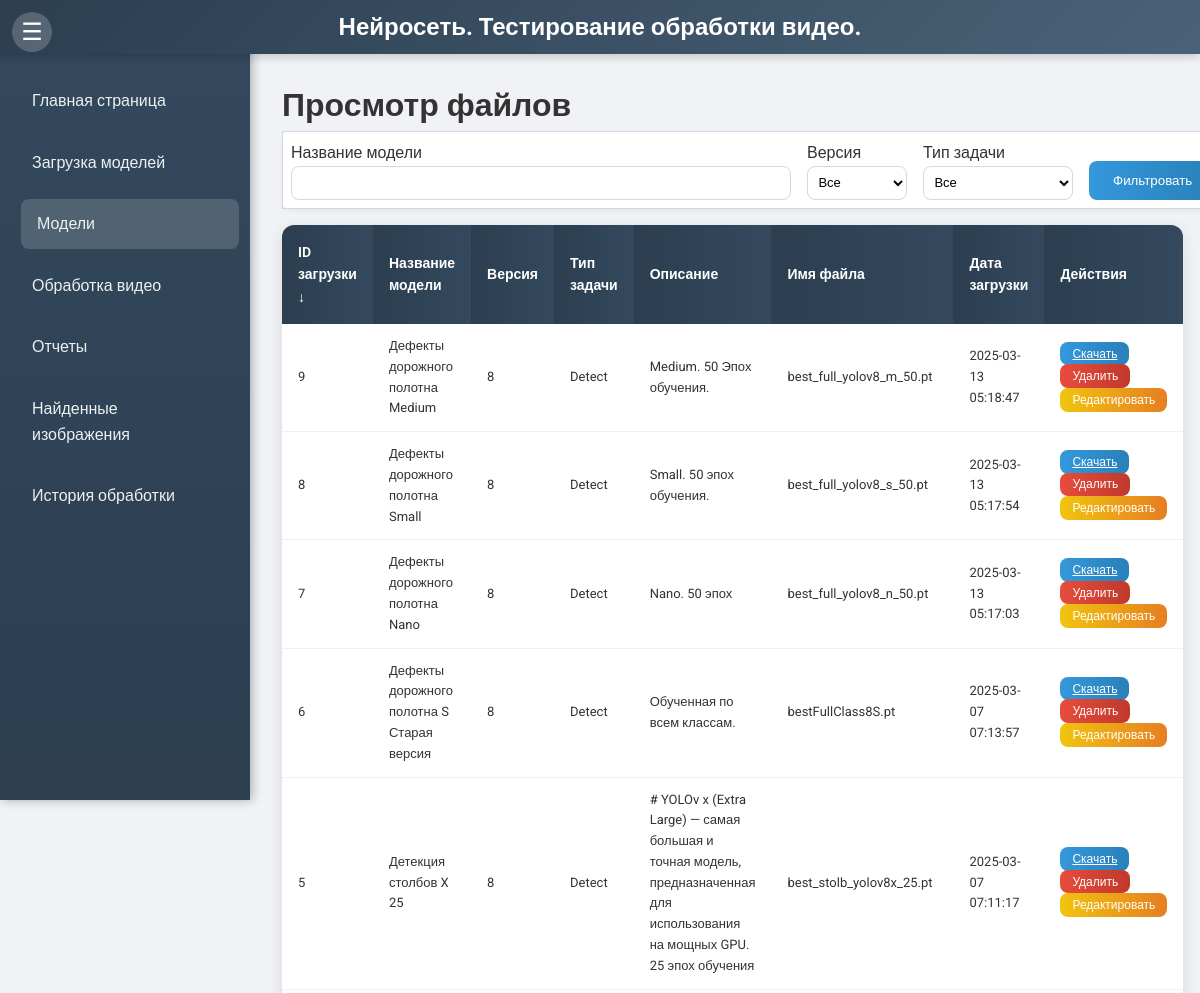
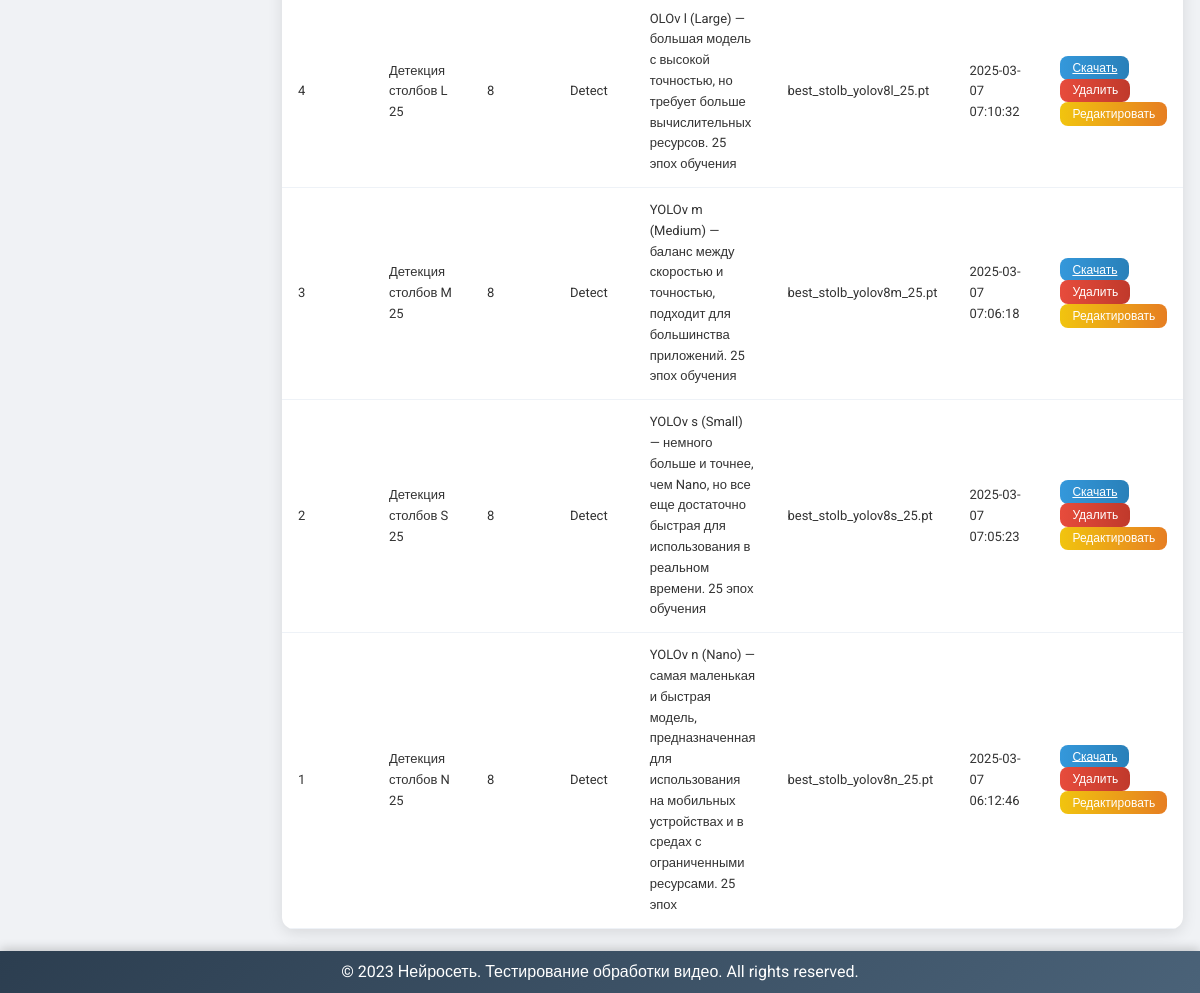
Screenshot of /view?sort_by=id&sort_dir=desc with the database file from the repository (2 pictures, top to bottom).
### models.py (models this page shows)
class UploadedFile(db.Model):
    id = db.Column(db.Integer, primary_key=True)
    model_name = db.Column(db.String(255), nullable=False)
    version = db.Column(db.String(10), nullable=False)
    task_type = db.Column(db.String(50), nullable=False)
    description = db.Column(db.Text, nullable=False)
    file_path = db.Column(db.String(255), nullable=False)
    original_filename = db.Column(db.String(255), nullable=False)
    filename_without_guid = db.Column(db.String(255), nullable=False)
    upload_datetime = db.Column(db.DateTime, default=datetime.utcnow)

### app.py (the view)
@app.route('/view', methods=['GET'])
def view_files():
    model_name = request.args.get('model_name')
    version = request.args.get('version')
    task_type = request.args.get('task_type')
    sort_by = request.args.get('sort_by', 'upload_datetime')
    sort_dir = request.args.get('sort_dir', 'desc')
    query = UploadedFile.query
    if model_name:
        query = query.filter(UploadedFile.model_name.ilike(f'%{model_name}%'))
    if version:
        query = query.filter_by(version=version)
    if task_type:
        query = query.filter_by(task_type=task_type)
    sortable_fields = {
        'id': UploadedFile.id,
        'model_name': UploadedFile.model_name,
        'version': UploadedFile.version,
        'task_type': UploadedFile.task_type,
        'description': UploadedFile.description,
        'filename_without_guid': UploadedFile.filename_without_guid,
        'upload_datetime': UploadedFile.upload_datetime
    }
    if sort_by in sortable_fields:
        sort_column = sortable_fields[sort_by]
        if sort_dir == 'asc':
            query = query.order_by(asc(sort_column))
        else:
            query = query.order_by(desc(sort_column))
    files = query.all()
    unique_model_names = [row[0] for row in db.session.query(distinct(UploadedFile.model_name)).all()]
    return render_template(
        'view.html',
        files=files,
        current_page='view',
        sort_by=sort_by,
        sort_dir=sort_dir,
        unique_model_names=unique_model_names
    )

### templates/view.html (shortened to what this page needs)
{% extends 'base.html' %}
{% block content %}
    <h1>Просмотр файлов</h1>
    <form method="GET" action="{{ url_for('view_files') }}">
        <table class="filter-table">
            <tr>
                <td class="form-group compact">
                    <label for="model_name">Название модели</label>
                    <input type="text" id="model_name" name="model_name" class="form-control compact-input" value="" list="model_names" autocomplete="off" style="width: 500px;">
                </td>
                <td class="form-group compact">
                    <label for="version">Версия</label>
                    <select id="version" name="version" class="form-control compact-input" style="width: 100px;">
                        <option value="">Все</option>
                    </select>
                </td>
                <td class="form-group compact">
                    <label for="task_type">Тип задачи</label>
                    <select id="task_type" name="task_type" class="form-control compact-input" style="width: 150px;">
                        <option value="">Все</option>
                    </select>
                </td>
                <td class="form-group compact filter-button">
                    <button type="submit" class="btn btn-primary">Фильтровать</button>
                </td>
            </tr>
        </table>
    </form>
    <table class="modern-table">
        <thead>
            <tr>
                <th><a href="{{ url_for('view_files', model_name=request.args.get('model_name'), version=request.args.get('version'), task_type=request.args.get('task_type'), sort_by='id', sort_dir='asc' if sort_by == 'id' and sort_dir == 'desc' else 'desc') }}" class="table-link">ID загрузки {% if sort_by == 'id' %}{{ '↑' if sort_dir == 'asc' else '↓' }}{% endif %}</a></th>
                <th><a href="{{ url_for('view_files', model_name=request.args.get('model_name'), version=request.args.get('version'), task_type=request.args.get('task_type'), sort_by='model_name', sort_dir='asc' if sort_by == 'model_name' and sort_dir == 'desc' else 'desc') }}" class="table-link">Название модели {% if sort_by == 'model_name' %}{{ '↑' if sort_dir == 'asc' else '↓' }}{% endif %}</a></th>
                <th><a href="{{ url_for('view_files', model_name=request.args.get('model_name'), version=request.args.get('version'), task_type=request.args.get('task_type'), sort_by='version', sort_dir='asc' if sort_by == 'version' and sort_dir == 'desc' else 'desc') }}" class="table-link">Версия {% if sort_by == 'version' %}{{ '↑' if sort_dir == 'asc' else '↓' }}{% endif %}</a></th>
                <th><a href="{{ url_for('view_files', model_name=request.args.get('model_name'), version=request.args.get('version'), task_type=request.args.get('task_type'), sort_by='task_type', sort_dir='asc' if sort_by == 'task_type' and sort_dir == 'desc' else 'desc') }}" class="table-link">Тип задачи {% if sort_by == 'task_type' %}{{ '↑' if sort_dir == 'asc' else '↓' }}{% endif %}</a></th>
                <th><a href="{{ url_for('view_files', model_name=request.args.get('model_name'), version=request.args.get('version'), task_type=request.args.get('task_type'), sort_by='description', sort_dir='asc' if sort_by == 'description' and sort_dir == 'desc' else 'desc') }}" class="table-link">Описание {% if sort_by == 'description' %}{{ '↑' if sort_dir == 'asc' else '↓' }}{% endif %}</a></th>
                <th><a href="{{ url_for('view_files', model_name=request.args.get('model_name'), version=request.args.get('version'), task_type=request.args.get('task_type'), sort_by='filename_without_guid', sort_dir='asc' if sort_by == 'filename_without_guid' and sort_dir == 'desc' else 'desc') }}" class="table-link">Имя файла {% if sort_by == 'filename_without_guid' %}{{ '↑' if sort_dir == 'asc' else '↓' }}{% endif %}</a></th>
                <th><a href="{{ url_for('view_files', model_name=request.args.get('model_name'), version=request.args.get('version'), task_type=request.args.get('task_type'), sort_by='upload_datetime', sort_dir='asc' if sort_by == 'upload_datetime' and sort_dir == 'desc' else 'desc') }}" class="table-link">Дата загрузки {% if sort_by == 'upload_datetime' %}{{ '↑' if sort_dir == 'asc' else '↓' }}{% endif %}</a></th>
                <th>Действия</th>
            </tr>
        </thead>
        <tbody>
            {% for file in files %}
            <tr>
                <td>{{ file.id }}</td>
                <td>{{ file.model_name }}</td>
                <td>{{ file.version }}</td>
                <td>{{ file.task_type }}</td>
                <td>{{ file.description }}</td>
                <td>{{ file.filename_without_guid }}</td>
                <td>{{ file.upload_datetime.strftime('%Y-%m-%d %H:%M:%S') }}</td>
                <td>
                    <a href="{{ url_for('download_file', file_id=file.id) }}" class="btn btn-primary btn-sm">Скачать</a>
                    <form method="POST" action="{{ url_for('delete_file', file_id=file.id) }}" style="display:inline;">
                        <button type="submit" class="btn btn-danger btn-sm" onclick="return confirm('Вы уверены, что хотите удалить этот файл?');">Удалить</button>
                    </form>
                    <button class="btn btn-warning btn-sm" onclick="openEditModal({{ file.id }}, '{{ file.model_name }}', '{{ file.version }}', '{{ file.task_type }}', '{{ file.description|replace('\n', '\\n') }}')">Редактировать</button>
                </td>
            </tr>
            {% endfor %}
        </tbody>
    </table>
{% endblock %}

### static/css/styles.css (style rules this page uses)
* { margin: 0; padding: 0; box-sizing: border-box; }
body { font-family: 'Roboto', sans-serif; line-height: 1.6; background-color: #f0f2f5; color: #333; }
.modern-table { width: 100%; border-collapse: collapse; background-color: white; box-shadow: 0 4px 15px rgba(0, 0, 0, 0.1); border-radius: 12px; overflow: hidden; margin-bottom: 2rem; }
.modern-table th { background: linear-gradient(90deg, #2c3e50, #34495e); color: white; padding: 1rem; font-size: 14px; text-align: left; font-weight: 600; }
.modern-table td { padding: 0.75rem 1rem; font-size: 13px; border-bottom: 1px solid #eef2f7; }
.modern-table .btn-sm { padding: 0.3rem 0.75rem; font-size: 12px; }
.modern-table th a.table-link { color: white; text-decoration: none; transition: color 0.3s; }
.form-group { margin-bottom: 1.5rem; }
.form-control { width: 100%; padding: 0.75rem; border: 1px solid #d1d9e6; border-radius: 8px; font-size: 14px; background-color: #fff; transition: border-color 0.3s, box-shadow 0.3s; }
.btn { padding: 0.75rem 1.5rem; border: none; border-radius: 8px; cursor: pointer; transition: background-color 0.3s, transform 0.2s; font-weight: 500; }
.btn-primary { background: linear-gradient(90deg, #3498db, #2980b9); color: white; }
.btn-danger { background: linear-gradient(90deg, #e74c3c, #c0392b); color: white; }
.btn-warning { background: linear-gradient(90deg, #f1c40f, #e67e22); color: white; }
.filter-table { width: 100%; border-collapse: collapse; margin-bottom: 1rem; background-color: #fff; border: 1px solid #d1d9e6; border-radius: 8px; box-shadow: 0 2px 5px rgba(0, 0, 0, 0.05); }
.filter-table td { padding: 0.5rem; vertical-align: bottom; }
.filter-table .form-group.compact { margin-bottom: 0; }
.filter-table .compact-input { width: 100%; padding: 0.4rem; font-size: 13px; height: 34px; box-sizing: border-box; }
.filter-table .filter-button { padding-top: 1.5rem; }

### rows the page displays
UploadedFile: id "9", model_name "Дефекты дорожного полотна Medium", version "8", task_type "Detect", description "Medium. 50 Эпох обучения.", filename_without_guid "best_full_yolov8_m_50.pt", upload_datetime "2025-03-13 05:18:47"
UploadedFile: id "8", model_name "Дефекты дорожного полотна Small", version "8", task_type "Detect", description "Small. 50 эпох обучения.", filename_without_guid "best_full_yolov8_s_50.pt", upload_datetime "2025-03-13 05:17:54"
UploadedFile: id "7", model_name "Дефекты дорожного полотна Nano", version "8", task_type "Detect", description "Nano. 50 эпох", filename_without_guid "best_full_yolov8_n_50.pt", upload_datetime "2025-03-13 05:17:03"
UploadedFile: id "6", model_name "Дефекты дорожного полотна S Старая версия", version "8", task_type "Detect", description "Обученная по всем классам.", filename_without_guid "bestFullClass8S.pt", upload_datetime "2025-03-07 07:13:57"
UploadedFile: id "5", model_name "Детекция столбов X 25", version "8", task_type "Detect", description "# YOLOv x (Extra Large) — самая большая и точная модель, предназначенная для использования на мощных GPU. 25 эпох обучения", filename_without_guid "best_stolb_yolov8x_25.pt", upload_datetime "2025-03-07 07:11:17"
UploadedFile: id "4", model_name "Детекция столбов L 25", version "8", task_type "Detect", description "OLOv l (Large) — большая модель с высокой точностью, но требует больше вычислительных ресурсов. 25 эпох обучения", filename_without_guid "best_stolb_yolov8l_25.pt", upload_datetime "2025-03-07 07:10:32"
UploadedFile: id "3", model_name "Детекция столбов M 25", version "8", task_type "Detect", description "YOLOv m (Medium) — баланс между скоростью и точностью, подходит для большинства приложений. 25 эпох обучения", filename_without_guid "best_stolb_yolov8m_25.pt", upload_datetime "2025-03-07 07:06:18"
UploadedFile: id "2", model_name "Детекция столбов S 25", version "8", task_type "Detect", description "YOLOv s (Small) — немного больше и точнее, чем Nano, но все еще достаточно быстрая для использования в реальном времени. 25 эпох обучения", filename_without_guid "best_stolb_yolov8s_25.pt", upload_datetime "2025-03-07 07:05:23"
UploadedFile: id "1", model_name "Детекция столбов N 25", version "8", task_type "Detect", description "YOLOv n (Nano) — самая маленькая и быстрая модель, предназначенная для использования на мобильных устройствах и в средах с ограниченными ресурсами. 25 эпох", filename_without_guid "best_stolb_yolov8n_25.pt", upload_datetime "2025-03-07 06:12:46"

### other values shown
{{ '↑' if sort_dir == 'asc' else '↓' }} "↓"
